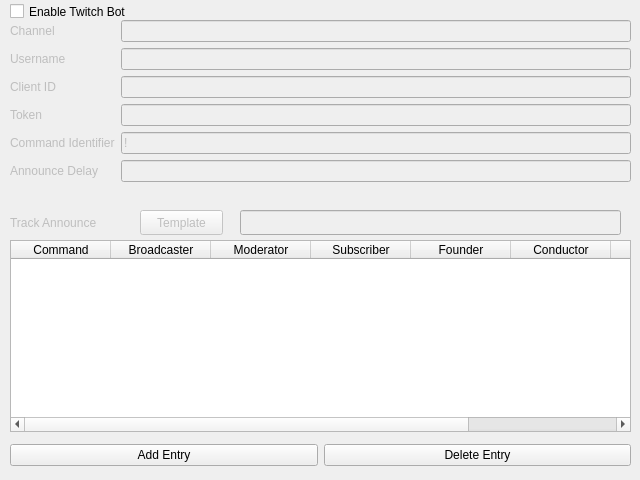
<?xml version="1.0" encoding="UTF-8"?>
<ui version="4.0">
 <class>Form</class>
 <widget class="QWidget" name="Form">
  <property name="geometry">
   <rect>
    <x>0</x>
    <y>0</y>
    <width>640</width>
    <height>480</height>
   </rect>
  </property>
  <property name="windowTitle">
   <string>Form</string>
  </property>
  <widget class="QWidget" name="formLayoutWidget">
   <property name="geometry">
    <rect>
     <x>10</x>
     <y>20</y>
     <width>621</width>
     <height>183</height>
    </rect>
   </property>
   <layout class="QFormLayout" name="settings_layout">
    <item row="0" column="0">
     <widget class="QLabel" name="channel_label">
      <property name="enabled">
       <bool>false</bool>
      </property>
      <property name="text">
       <string>Channel</string>
      </property>
     </widget>
    </item>
    <item row="0" column="1">
     <widget class="QLineEdit" name="channel_lineedit">
      <property name="enabled">
       <bool>false</bool>
      </property>
     </widget>
    </item>
    <item row="1" column="0">
     <widget class="QLabel" name="username_label">
      <property name="enabled">
       <bool>false</bool>
      </property>
      <property name="text">
       <string>Username</string>
      </property>
     </widget>
    </item>
    <item row="1" column="1">
     <widget class="QLineEdit" name="username_lineedit">
      <property name="enabled">
       <bool>false</bool>
      </property>
     </widget>
    </item>
    <item row="2" column="0">
     <widget class="QLabel" name="clientid_label">
      <property name="enabled">
       <bool>false</bool>
      </property>
      <property name="text">
       <string>Client ID</string>
      </property>
     </widget>
    </item>
    <item row="2" column="1">
     <widget class="QLineEdit" name="clientid_lineedit">
      <property name="enabled">
       <bool>false</bool>
      </property>
     </widget>
    </item>
    <item row="3" column="0">
     <widget class="QLabel" name="token_label">
      <property name="enabled">
       <bool>false</bool>
      </property>
      <property name="text">
       <string>Token</string>
      </property>
     </widget>
    </item>
    <item row="3" column="1">
     <widget class="QLineEdit" name="token_lineedit">
      <property name="enabled">
       <bool>false</bool>
      </property>
      <property name="echoMode">
       <enum>QLineEdit::Password</enum>
      </property>
     </widget>
    </item>
    <item row="4" column="0">
     <widget class="QLabel" name="commandchar_label">
      <property name="enabled">
       <bool>false</bool>
      </property>
      <property name="text">
       <string>Command Identifier</string>
      </property>
     </widget>
    </item>
    <item row="4" column="1">
     <widget class="QLineEdit" name="commandchar_lineedit">
      <property name="enabled">
       <bool>false</bool>
      </property>
      <property name="text">
       <string>!</string>
      </property>
      <property name="maxLength">
       <number>1</number>
      </property>
     </widget>
    </item>
    <item row="5" column="0">
     <widget class="QLabel" name="announce_delay_label">
      <property name="enabled">
       <bool>false</bool>
      </property>
      <property name="text">
       <string>Announce Delay</string>
      </property>
     </widget>
    </item>
    <item row="5" column="1">
     <widget class="QLineEdit" name="announce_delay_lineedit">
      <property name="enabled">
       <bool>false</bool>
      </property>
     </widget>
    </item>
   </layout>
  </widget>
  <widget class="QCheckBox" name="enable_checkbox">
   <property name="geometry">
    <rect>
     <x>10</x>
     <y>0</y>
     <width>141</width>
     <height>23</height>
    </rect>
   </property>
   <property name="text">
    <string>Enable Twitch Bot</string>
   </property>
  </widget>
  <widget class="QLabel" name="announce_label">
   <property name="enabled">
    <bool>false</bool>
   </property>
   <property name="geometry">
    <rect>
     <x>10</x>
     <y>210</y>
     <width>103</width>
     <height>25</height>
    </rect>
   </property>
   <property name="text">
    <string>Track Announce</string>
   </property>
  </widget>
  <widget class="QLineEdit" name="announce_lineedit">
   <property name="enabled">
    <bool>false</bool>
   </property>
   <property name="geometry">
    <rect>
     <x>240</x>
     <y>210</y>
     <width>381</width>
     <height>25</height>
    </rect>
   </property>
  </widget>
  <widget class="QPushButton" name="announce_button">
   <property name="enabled">
    <bool>false</bool>
   </property>
   <property name="geometry">
    <rect>
     <x>140</x>
     <y>210</y>
     <width>83</width>
     <height>25</height>
    </rect>
   </property>
   <property name="text">
    <string>Template</string>
   </property>
  </widget>
  <widget class="QTableWidget" name="command_perm_table">
   <property name="geometry">
    <rect>
     <x>10</x>
     <y>240</y>
     <width>621</width>
     <height>192</height>
    </rect>
   </property>
   <property name="alternatingRowColors">
    <bool>true</bool>
   </property>
   <property name="selectionBehavior">
    <enum>QAbstractItemView::SelectRows</enum>
   </property>
   <column>
    <property name="text">
     <string>Command</string>
    </property>
   </column>
   <column>
    <property name="text">
     <string>Broadcaster</string>
    </property>
   </column>
   <column>
    <property name="text">
     <string>Moderator</string>
    </property>
   </column>
   <column>
    <property name="text">
     <string>Subscriber</string>
    </property>
   </column>
   <column>
    <property name="text">
     <string>Founder</string>
    </property>
   </column>
   <column>
    <property name="text">
     <string>Conductor</string>
    </property>
   </column>
   <column>
    <property name="text">
     <string>VIP</string>
    </property>
   </column>
   <column>
    <property name="text">
     <string>Bits</string>
    </property>
   </column>
  </widget>
  <widget class="QWidget" name="horizontalLayoutWidget">
   <property name="geometry">
    <rect>
     <x>10</x>
     <y>440</y>
     <width>621</width>
     <height>31</height>
    </rect>
   </property>
   <layout class="QHBoxLayout" name="commandbuttons_layout">
    <item>
     <widget class="QPushButton" name="add_button">
      <property name="text">
       <string>Add Entry</string>
      </property>
     </widget>
    </item>
    <item>
     <widget class="QPushButton" name="del_button">
      <property name="text">
       <string>Delete Entry</string>
      </property>
     </widget>
    </item>
   </layout>
  </widget>
 </widget>
 <resources/>
 <connections>
  <connection>
   <sender>enable_checkbox</sender>
   <signal>toggled(bool)</signal>
   <receiver>channel_label</receiver>
   <slot>setEnabled(bool)</slot>
   <hints>
    <hint type="sourcelabel">
     <x>80</x>
     <y>61</y>
    </hint>
    <hint type="destinationlabel">
     <x>37</x>
     <y>133</y>
    </hint>
   </hints>
  </connection>
  <connection>
   <sender>enable_checkbox</sender>
   <signal>toggled(bool)</signal>
   <receiver>clientid_label</receiver>
   <slot>setEnabled(bool)</slot>
   <hints>
    <hint type="sourcelabel">
     <x>80</x>
     <y>61</y>
    </hint>
    <hint type="destinationlabel">
     <x>38</x>
     <y>195</y>
    </hint>
   </hints>
  </connection>
  <connection>
   <sender>enable_checkbox</sender>
   <signal>toggled(bool)</signal>
   <receiver>token_lineedit</receiver>
   <slot>setEnabled(bool)</slot>
   <hints>
    <hint type="sourcelabel">
     <x>80</x>
     <y>61</y>
    </hint>
    <hint type="destinationlabel">
     <x>356</x>
     <y>226</y>
    </hint>
   </hints>
  </connection>
  <connection>
   <sender>enable_checkbox</sender>
   <signal>toggled(bool)</signal>
   <receiver>token_label</receiver>
   <slot>setEnabled(bool)</slot>
   <hints>
    <hint type="sourcelabel">
     <x>80</x>
     <y>61</y>
    </hint>
    <hint type="destinationlabel">
     <x>29</x>
     <y>226</y>
    </hint>
   </hints>
  </connection>
  <connection>
   <sender>enable_checkbox</sender>
   <signal>toggled(bool)</signal>
   <receiver>channel_lineedit</receiver>
   <slot>setEnabled(bool)</slot>
   <hints>
    <hint type="sourcelabel">
     <x>80</x>
     <y>61</y>
    </hint>
    <hint type="destinationlabel">
     <x>356</x>
     <y>133</y>
    </hint>
   </hints>
  </connection>
  <connection>
   <sender>enable_checkbox</sender>
   <signal>toggled(bool)</signal>
   <receiver>username_label</receiver>
   <slot>setEnabled(bool)</slot>
   <hints>
    <hint type="sourcelabel">
     <x>80</x>
     <y>61</y>
    </hint>
    <hint type="destinationlabel">
     <x>44</x>
     <y>164</y>
    </hint>
   </hints>
  </connection>
  <connection>
   <sender>enable_checkbox</sender>
   <signal>toggled(bool)</signal>
   <receiver>username_lineedit</receiver>
   <slot>setEnabled(bool)</slot>
   <hints>
    <hint type="sourcelabel">
     <x>80</x>
     <y>61</y>
    </hint>
    <hint type="destinationlabel">
     <x>356</x>
     <y>164</y>
    </hint>
   </hints>
  </connection>
  <connection>
   <sender>enable_checkbox</sender>
   <signal>toggled(bool)</signal>
   <receiver>clientid_lineedit</receiver>
   <slot>setEnabled(bool)</slot>
   <hints>
    <hint type="sourcelabel">
     <x>80</x>
     <y>61</y>
    </hint>
    <hint type="destinationlabel">
     <x>356</x>
     <y>195</y>
    </hint>
   </hints>
  </connection>
  <connection>
   <sender>enable_checkbox</sender>
   <signal>toggled(bool)</signal>
   <receiver>commandchar_lineedit</receiver>
   <slot>setEnabled(bool)</slot>
   <hints>
    <hint type="sourcelabel">
     <x>80</x>
     <y>61</y>
    </hint>
    <hint type="destinationlabel">
     <x>388</x>
     <y>257</y>
    </hint>
   </hints>
  </connection>
  <connection>
   <sender>enable_checkbox</sender>
   <signal>toggled(bool)</signal>
   <receiver>commandchar_label</receiver>
   <slot>setEnabled(bool)</slot>
   <hints>
    <hint type="sourcelabel">
     <x>80</x>
     <y>61</y>
    </hint>
    <hint type="destinationlabel">
     <x>76</x>
     <y>257</y>
    </hint>
   </hints>
  </connection>
  <connection>
   <sender>enable_checkbox</sender>
   <signal>toggled(bool)</signal>
   <receiver>announce_label</receiver>
   <slot>setEnabled(bool)</slot>
   <hints>
    <hint type="sourcelabel">
     <x>80</x>
     <y>61</y>
    </hint>
    <hint type="destinationlabel">
     <x>62</x>
     <y>311</y>
    </hint>
   </hints>
  </connection>
  <connection>
   <sender>enable_checkbox</sender>
   <signal>toggled(bool)</signal>
   <receiver>announce_lineedit</receiver>
   <slot>setEnabled(bool)</slot>
   <hints>
    <hint type="sourcelabel">
     <x>80</x>
     <y>61</y>
    </hint>
    <hint type="destinationlabel">
     <x>388</x>
     <y>311</y>
    </hint>
   </hints>
  </connection>
  <connection>
   <sender>enable_checkbox</sender>
   <signal>toggled(bool)</signal>
   <receiver>announce_button</receiver>
   <slot>setEnabled(bool)</slot>
   <hints>
    <hint type="sourcelabel">
     <x>80</x>
     <y>61</y>
    </hint>
    <hint type="destinationlabel">
     <x>181</x>
     <y>352</y>
    </hint>
   </hints>
  </connection>
  <connection>
   <sender>enable_checkbox</sender>
   <signal>toggled(bool)</signal>
   <receiver>announce_delay_label</receiver>
   <slot>setEnabled(bool)</slot>
   <hints>
    <hint type="sourcelabel">
     <x>80</x>
     <y>11</y>
    </hint>
    <hint type="destinationlabel">
     <x>64</x>
     <y>188</y>
    </hint>
   </hints>
  </connection>
  <connection>
   <sender>enable_checkbox</sender>
   <signal>clicked(bool)</signal>
   <receiver>announce_delay_lineedit</receiver>
   <slot>setEnabled(bool)</slot>
   <hints>
    <hint type="sourcelabel">
     <x>80</x>
     <y>11</y>
    </hint>
    <hint type="destinationlabel">
     <x>388</x>
     <y>188</y>
    </hint>
   </hints>
  </connection>
 </connections>
</ui>
